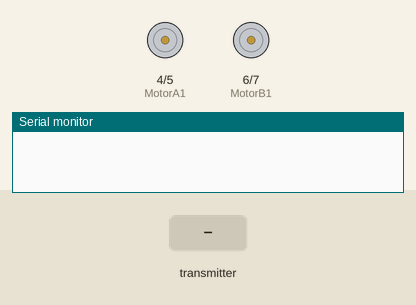
This sketch was run on a simulated Arduino Uno, built with avr-gcc and run on an emulated ATmega328P. On the bench: motor-driver pin pairs drawn as motors (green arrow = first pin HIGH = forward, orange = second pin HIGH = backward, longer = more drive, scaled by the enable pin), the last lines printed to the serial monitor. The test bench sets the inputs (shaded band). No radio packets arrive unless stated.

Above: at 1.2 s.
1.3 s: the transmitter starts sending xAxis = 0
At 2.3 s:
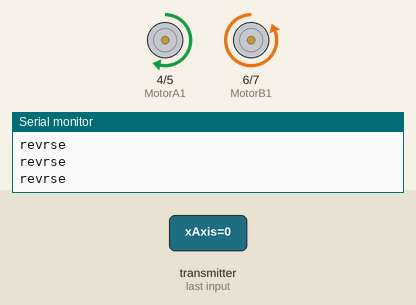
2.8 s: the transmitter starts sending yAxis = 512
At 3.4 s:
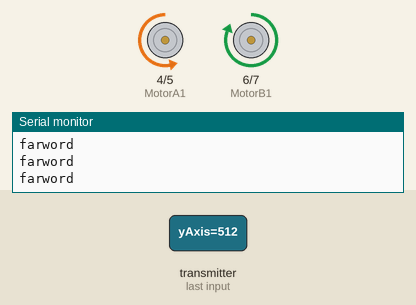
4.3 s: the transmitter starts sending yAxis = 0
At 5.5 s:
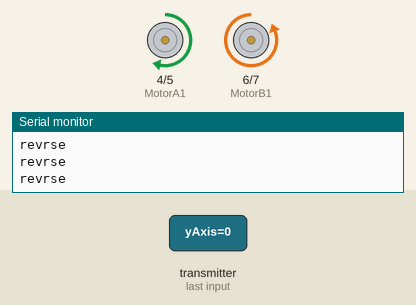
5.8 s: the transmitter starts sending yAxis = 1023
At 6.9 s:
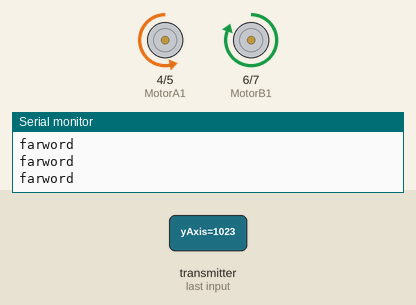
Timing chart, 0 to 8.3 s (numbered marks = the images above; inputs shaded):
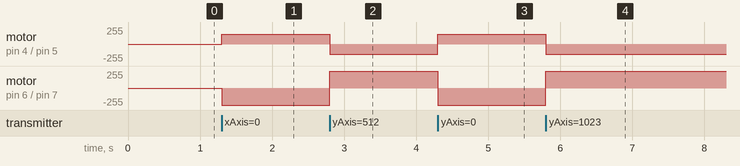

The sketch:

reciver.ino
```cpp
//Arduino Gesture Control Robot
//Reciver Circuit
//Created BY DIY Builder
//You need to install the required libraries before uploading the code.
//To install the libraries first download the library from here https://github.com/nRF24/RF24 then go to sketch > include Library > ADD .ZIP File > Select the downloaded
// libary's Zip file and you're done now. You can upload the the sketch now.
// For more details you can contact me here www.instagram.com/diy.builder


#include<SPI.h>
#include<nRF24L01.h>
#include<RF24.h>

int ENA = 3;
int ENB = 9;
int MotorA1 = 4;
int MotorA2 = 5;
int MotorB1 = 6;
int MotorB2 = 7;

RF24 radio(10,9);

const byte address[6] = "00001";

struct data {
  int xAxis;
  int yAxis;

};
data receive_data;


void setup() {
  // put your setup code here, to run once:
Serial.begin(9600);
radio.begin();
radio.openReadingPipe(0,address);
radio.setPALevel(RF24_PA_MIN);
radio.setDataRate(RF24_250KBPS);
radio.startListening();
pinMode(ENA, OUTPUT);
pinMode(ENB, OUTPUT);
pinMode(MotorA1, OUTPUT);
pinMode(MotorA2, OUTPUT);
pinMode(MotorB1, OUTPUT);
pinMode(MotorB2, OUTPUT);
analogWrite(ENA, 0);
analogWrite(ENB, 0);

}


void loop() {
  // put your main code here, to run repeatedly

 while(radio.available()) {
    radio.read(&receive_data, sizeof(data));
 if(receive_data.yAxis > 400) {
  Serial.println("farword");
  digitalWrite(MotorA1, LOW);
  digitalWrite(MotorA2, HIGH);
  digitalWrite(MotorB1, HIGH);
  digitalWrite(MotorB2, LOW);
  analogWrite(ENA, 150);
  analogWrite(ENB, 150);

}else if(receive_data.yAxis < 320) {
  Serial.println("revrse");
  digitalWrite(MotorA1, HIGH);
  digitalWrite(MotorA2, LOW);
  digitalWrite(MotorB1, LOW);
  digitalWrite(MotorB2, HIGH);
  analogWrite(ENA, 150);
  analogWrite(ENB, 150);
} else if(receive_data.xAxis < 320){
  Serial.println("condition");
  digitalWrite(MotorA1, HIGH);
  digitalWrite(MotorA2, LOW);
  digitalWrite(MotorB1, HIGH);
  digitalWrite(MotorB2, LOW);
  analogWrite(ENA, 150);
  analogWrite(ENB, 150);
}else if(receive_data.xAxis > 400){
  Serial.println("nnnnnnnnnnnnnnnnnnn");
  digitalWrite(MotorA1, LOW);
  digitalWrite(MotorA2, HIGH);
  digitalWrite(MotorB1, LOW);
  digitalWrite(MotorB2, HIGH);
  analogWrite(ENA, 150);
  analogWrite(ENB, 150);
}
else {
  Serial.println("no data");
  digitalWrite(MotorA1, LOW);
  digitalWrite(MotorA2, LOW);
  digitalWrite(MotorB1, LOW);
  digitalWrite(MotorB2, LOW);
  analogWrite(ENA, 0);
  analogWrite(ENB, 0);
  }
 }
}
```

Measured:
- after the input at 1.3 s, motor on pin 4 (MotorA1) / pin 5 (MotorA2): stopped → forward 150/255 at once; motor on pin 6 (MotorB1) / pin 7 (MotorB2): stopped → backward 255/255 at once
- after the input at 2.8 s, motor on pin 4 (MotorA1) / pin 5 (MotorA2): forward 150/255 → backward 150/255 at once; motor on pin 6 (MotorB1) / pin 7 (MotorB2): backward 255/255 → forward 255/255 at once
- after the input at 4.3 s, motor on pin 4 (MotorA1) / pin 5 (MotorA2): backward 150/255 → forward 150/255 at once; motor on pin 6 (MotorB1) / pin 7 (MotorB2): forward 255/255 → backward 255/255 at once
- after the input at 5.8 s, motor on pin 4 (MotorA1) / pin 5 (MotorA2): forward 150/255 → backward 150/255 at once; motor on pin 6 (MotorB1) / pin 7 (MotorB2): backward 255/255 → forward 255/255 at once
